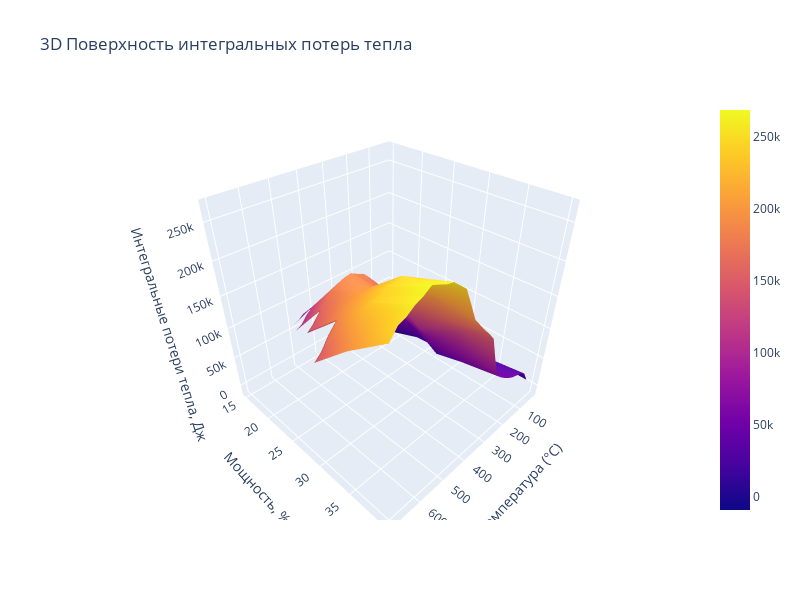

Notebook code for this chart:
### Code cell
import plotly.graph_objects as go


df['heat_loses'] = (df['calc_t'] - df['temperature']) * df['calc_t'].apply(quartz_heat_capacity)

# Создание интервалов температуры с шагом 25 градусов
max_temp = int(df['temperature'].max())
df['temp_bins'] = pd.cut(df['temperature'], range(0, max_temp, 25), right=False)

mean_heat_loses= df.groupby(['power', 'temp_bins'])['heat_loses'].mean().unstack('temp_bins')

# Извлечение данных для 3D графика
powers = mean_heat_loses.index
temperature_intervals = [interval.left for interval in mean_heat_loses.columns]
heat_loss_values = mean_heat_loses.values

# Создание 3D графика поверхности
fig = go.Figure(data=[go.Surface(
    z=heat_loss_values,
    x=temperature_intervals,
    y=powers
)])

# Настройка подписей и параметров графика
fig.update_layout(
    title='3D Поверхность интегральных потерь тепла',
    scene=dict(
        xaxis_title='Температура (°C)',
        yaxis_title='Мощность, %',
        zaxis_title='Интегральные потери тепла, Дж',
    ),
    width=800,
    height=600
)

fig.show()

### Figure 1 — Plotly figure (JSON) as saved in the notebook; plotly's stock layout.template omitted (floating-point values rounded to 4 significant figures; data arrays with more than 128 entries replaced by an {"elided": "..."} marker saying what was removed)
{"data": [{"type": "surface", "x": [0, 25, 50, 75, 100, 125, 150, 175, 200, 225, 250, 275, 300, 325, 350, 375, 400, 425, 450, 475, 500, 525, 550, 575, 600, 625, 650, 675, 700], "y": [15, 20, 25, 30, 35, 40], "z": {"elided": "6x29 float values"}}], "layout": {"height": 600, "scene": {"xaxis": {"title": {"text": "Температура (°C)"}}, "yaxis": {"title": {"text": "Мощность, %"}}, "zaxis": {"title": {"text": "Интегральные потери тепла, Дж"}}}, "title": {"text": "3D Поверхность интегральных потерь тепла"}, "width": 800}}
